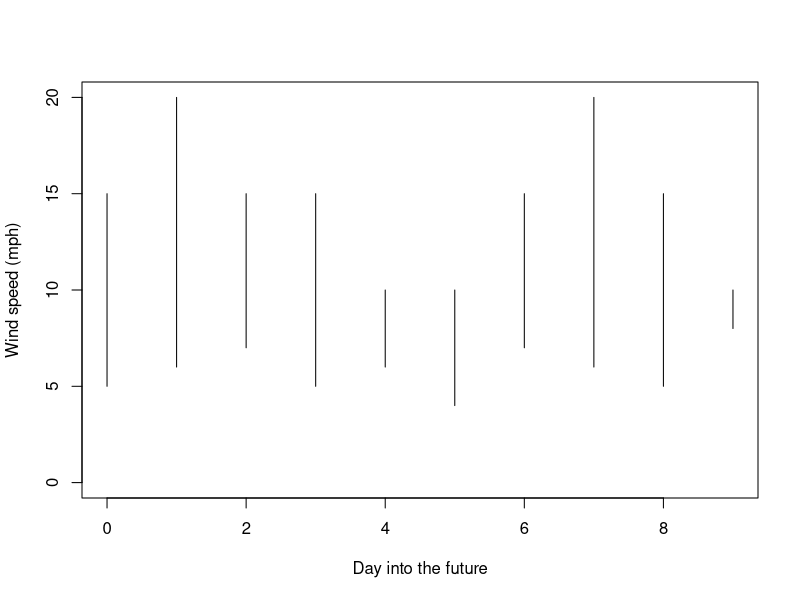
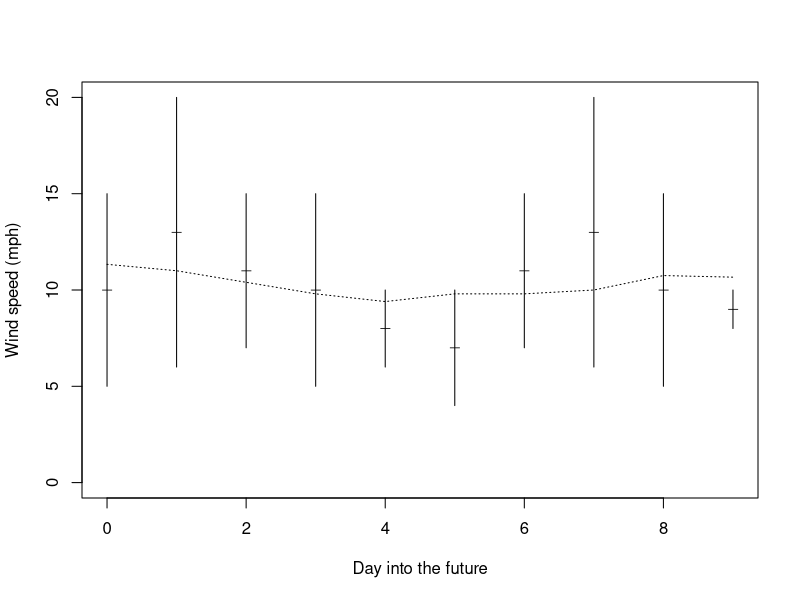
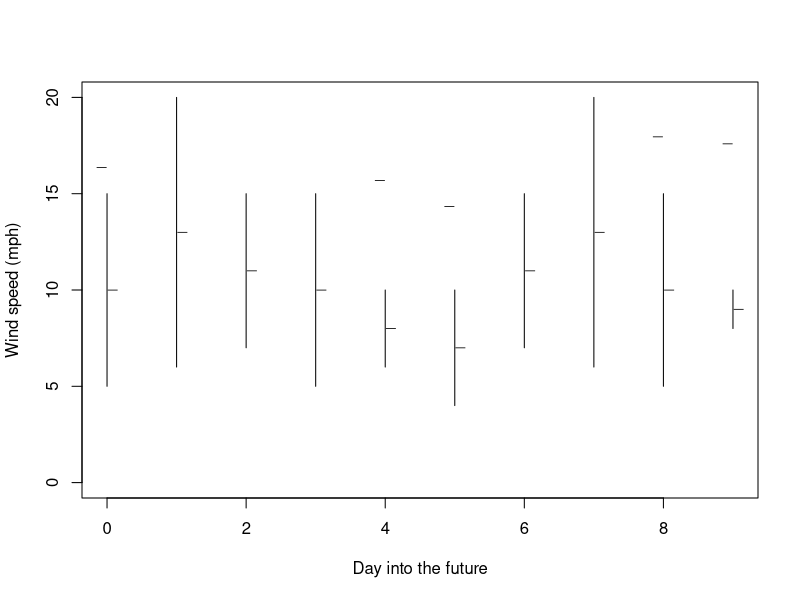

These figures' R source, in order:
## ---- chunk 1
(winds <- read.csv('winds.csv'))
## ---- chunk 2
plot(0,0, type='n', ylim=c(0, max(winds)), xlim=c(0, nrow(winds)-1), xlab='Day into the future', ylab='Wind speed (mph)')
segments(0:(nrow(winds)-1), winds$minwind, 0:(nrow(winds)-1), winds$maxwind)
## ---- chunk 3
rMu <- function(
    x,        # Vector of values to average
    wl = 3   # Window length: number of frames to average
){
    trail <- wl %/% 2
    lead <- wl %/% 2  - (wl + 1) %% 2 # When wl is even, extra value is behind center
    sapply(1:length(x), function(y) {
        thiswin <- (y-trail):(y+lead)
        vals <- na.omit(x[thiswin[thiswin > 0]])
        sum(vals)/length(vals)
    })
}

plot(0,0, type='n', ylim=c(0, max(winds)), xlim=c(0, nrow(winds)-1), xlab='Day into the future', ylab='Wind speed (mph)')
segments(0:(nrow(winds)-1), winds$minwind, 0:(nrow(winds)-1), winds$maxwind)
points(0:(nrow(winds)-1), winds$avewind, pch='_')
lines(0:(nrow(winds)-1), rMu(winds$avewind, wl=5), lty=3)
## ---- chunk 4
randoffset <- runif(10, winds$minwind, winds$maxwind)
plot(0,0, type='n', ylim=c(0, max(winds)), xlim=c(0, nrow(winds)-1), xlab='Day into the future', ylab='Wind speed (mph)')
segments(0:(nrow(winds)-1), winds$minwind, 0:(nrow(winds)-1), winds$maxwind)
points(0:(nrow(winds)-1)-0.08, winds$avewind + randoffset, pch='_')
points(0:(nrow(winds)-1)+0.08, winds$avewind, pch='_')
